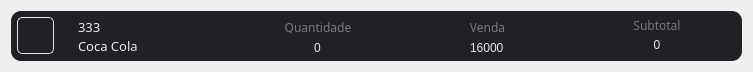
<?xml version="1.0" encoding="UTF-8"?>
<ui version="4.0">
 <class>return_busca</class>
 <widget class="QWidget" name="return_busca">
  <property name="geometry">
   <rect>
    <x>0</x>
    <y>0</y>
    <width>753</width>
    <height>68</height>
   </rect>
  </property>
  <property name="windowTitle">
   <string>Form</string>
  </property>
  <property name="styleSheet">
   <string notr="true">QPushButton{
border: 1px solid rgb(230, 230, 230);
border-radius:5px;}

QLabel{color: rgb(233, 234, 236);}

QLineEdit{
	background-color: transparent; 
	border-radius: 6px;
	border: transparent;
	color: rgb(233, 234, 236);}

QLineEdit:hover{
	background-color: transparent; 
	border: 1px solid rgb(121, 121, 121); 
	color: rgb(233, 234, 236);}

QLineEdit:focus{
	background-color: transparent; 
	border: 1px solid rgb(161, 161, 161); 
	color: rgb(233, 234, 236);}

QFrame{
	background-color: rgb(32, 33, 37);
	border-radius:10px;}

#lbl_venda, #lbl_quantidade, #lbl_valor_percentual
{color: rgb(121, 121, 121)}
</string>
  </property>
  <layout class="QHBoxLayout" name="horizontalLayout_3">
   <item>
    <widget class="QFrame" name="frame_registro">
     <property name="minimumSize">
      <size>
       <width>0</width>
       <height>50</height>
      </size>
     </property>
     <property name="maximumSize">
      <size>
       <width>16777215</width>
       <height>50</height>
      </size>
     </property>
     <property name="styleSheet">
      <string notr="true"/>
     </property>
     <property name="frameShape">
      <enum>QFrame::StyledPanel</enum>
     </property>
     <property name="frameShadow">
      <enum>QFrame::Raised</enum>
     </property>
     <layout class="QHBoxLayout" name="horizontalLayout_8">
      <property name="spacing">
       <number>19</number>
      </property>
      <property name="leftMargin">
       <number>6</number>
      </property>
      <property name="topMargin">
       <number>0</number>
      </property>
      <property name="rightMargin">
       <number>10</number>
      </property>
      <property name="bottomMargin">
       <number>0</number>
      </property>
      <item>
       <widget class="QPushButton" name="icon">
        <property name="minimumSize">
         <size>
          <width>37</width>
          <height>37</height>
         </size>
        </property>
        <property name="maximumSize">
         <size>
          <width>37</width>
          <height>37</height>
         </size>
        </property>
        <property name="text">
         <string/>
        </property>
        <property name="icon">
         <iconset>
          <normaloff>../../../../../../imagem de modelo/transferir-removebg-preview.png</normaloff>../../../../../../imagem de modelo/transferir-removebg-preview.png</iconset>
        </property>
        <property name="iconSize">
         <size>
          <width>60</width>
          <height>60</height>
         </size>
        </property>
       </widget>
      </item>
      <item>
       <widget class="QFrame" name="frame_chave_nome">
        <property name="frameShape">
         <enum>QFrame::StyledPanel</enum>
        </property>
        <property name="frameShadow">
         <enum>QFrame::Raised</enum>
        </property>
        <layout class="QVBoxLayout" name="verticalLayout_9">
         <property name="leftMargin">
          <number>5</number>
         </property>
         <property name="rightMargin">
          <number>0</number>
         </property>
         <item>
          <widget class="QLabel" name="chave">
           <property name="font">
            <font>
             <family>Segoe UI Semibold</family>
             <pointsize>10</pointsize>
            </font>
           </property>
           <property name="text">
            <string>333</string>
           </property>
          </widget>
         </item>
         <item>
          <widget class="QLabel" name="nome_produto">
           <property name="font">
            <font>
             <family>Zilla Slab Medium</family>
             <pointsize>10</pointsize>
            </font>
           </property>
           <property name="text">
            <string>Coca Cola</string>
           </property>
          </widget>
         </item>
        </layout>
       </widget>
      </item>
      <item>
       <widget class="QFrame" name="frame_unidade">
        <property name="minimumSize">
         <size>
          <width>80</width>
          <height>0</height>
         </size>
        </property>
        <property name="maximumSize">
         <size>
          <width>1234567</width>
          <height>16777215</height>
         </size>
        </property>
        <property name="frameShape">
         <enum>QFrame::StyledPanel</enum>
        </property>
        <property name="frameShadow">
         <enum>QFrame::Raised</enum>
        </property>
        <layout class="QVBoxLayout" name="verticalLayout_2">
         <property name="leftMargin">
          <number>10</number>
         </property>
         <property name="topMargin">
          <number>10</number>
         </property>
         <property name="rightMargin">
          <number>10</number>
         </property>
         <property name="bottomMargin">
          <number>10</number>
         </property>
         <item>
          <widget class="QLabel" name="lbl_quantidade">
           <property name="font">
            <font>
             <family>Segoe UI Semibold</family>
            </font>
           </property>
           <property name="text">
            <string>Quantidade</string>
           </property>
           <property name="alignment">
            <set>Qt::AlignCenter</set>
           </property>
          </widget>
         </item>
         <item>
          <widget class="QLineEdit" name="lineEdit_3">
           <property name="sizePolicy">
            <sizepolicy hsizetype="Preferred" vsizetype="Preferred">
             <horstretch>0</horstretch>
             <verstretch>0</verstretch>
            </sizepolicy>
           </property>
           <property name="minimumSize">
            <size>
             <width>0</width>
             <height>17</height>
            </size>
           </property>
           <property name="text">
            <string>0</string>
           </property>
           <property name="alignment">
            <set>Qt::AlignCenter</set>
           </property>
          </widget>
         </item>
        </layout>
       </widget>
      </item>
      <item>
       <widget class="QFrame" name="frame_venda">
        <property name="minimumSize">
         <size>
          <width>77</width>
          <height>0</height>
         </size>
        </property>
        <property name="maximumSize">
         <size>
          <width>2345678</width>
          <height>16777215</height>
         </size>
        </property>
        <property name="frameShape">
         <enum>QFrame::StyledPanel</enum>
        </property>
        <property name="frameShadow">
         <enum>QFrame::Raised</enum>
        </property>
        <layout class="QVBoxLayout" name="verticalLayout">
         <property name="leftMargin">
          <number>10</number>
         </property>
         <property name="topMargin">
          <number>10</number>
         </property>
         <property name="rightMargin">
          <number>10</number>
         </property>
         <property name="bottomMargin">
          <number>10</number>
         </property>
         <item>
          <widget class="QLabel" name="lbl_venda">
           <property name="font">
            <font>
             <family>Segoe UI Semibold</family>
            </font>
           </property>
           <property name="text">
            <string>Venda</string>
           </property>
           <property name="alignment">
            <set>Qt::AlignCenter</set>
           </property>
          </widget>
         </item>
         <item>
          <widget class="QLineEdit" name="lineEdit">
           <property name="sizePolicy">
            <sizepolicy hsizetype="Preferred" vsizetype="Preferred">
             <horstretch>0</horstretch>
             <verstretch>0</verstretch>
            </sizepolicy>
           </property>
           <property name="minimumSize">
            <size>
             <width>0</width>
             <height>17</height>
            </size>
           </property>
           <property name="text">
            <string>16000</string>
           </property>
           <property name="alignment">
            <set>Qt::AlignCenter</set>
           </property>
          </widget>
         </item>
        </layout>
       </widget>
      </item>
      <item>
       <widget class="QFrame" name="frame_valor_persentual">
        <property name="minimumSize">
         <size>
          <width>92</width>
          <height>0</height>
         </size>
        </property>
        <property name="frameShape">
         <enum>QFrame::StyledPanel</enum>
        </property>
        <property name="frameShadow">
         <enum>QFrame::Raised</enum>
        </property>
        <layout class="QVBoxLayout" name="verticalLayout_6">
         <property name="leftMargin">
          <number>10</number>
         </property>
         <property name="topMargin">
          <number>8</number>
         </property>
         <property name="rightMargin">
          <number>10</number>
         </property>
         <property name="bottomMargin">
          <number>10</number>
         </property>
         <item>
          <widget class="QLabel" name="lbl_valor_percentual">
           <property name="maximumSize">
            <size>
             <width>16777215</width>
             <height>15</height>
            </size>
           </property>
           <property name="font">
            <font>
             <family>Segoe UI Semibold</family>
            </font>
           </property>
           <property name="text">
            <string>Subtotal</string>
           </property>
           <property name="alignment">
            <set>Qt::AlignCenter</set>
           </property>
          </widget>
         </item>
         <item>
          <widget class="QLabel" name="label">
           <property name="text">
            <string>0</string>
           </property>
           <property name="alignment">
            <set>Qt::AlignCenter</set>
           </property>
          </widget>
         </item>
        </layout>
       </widget>
      </item>
     </layout>
    </widget>
   </item>
  </layout>
 </widget>
 <resources/>
 <connections/>
</ui>
